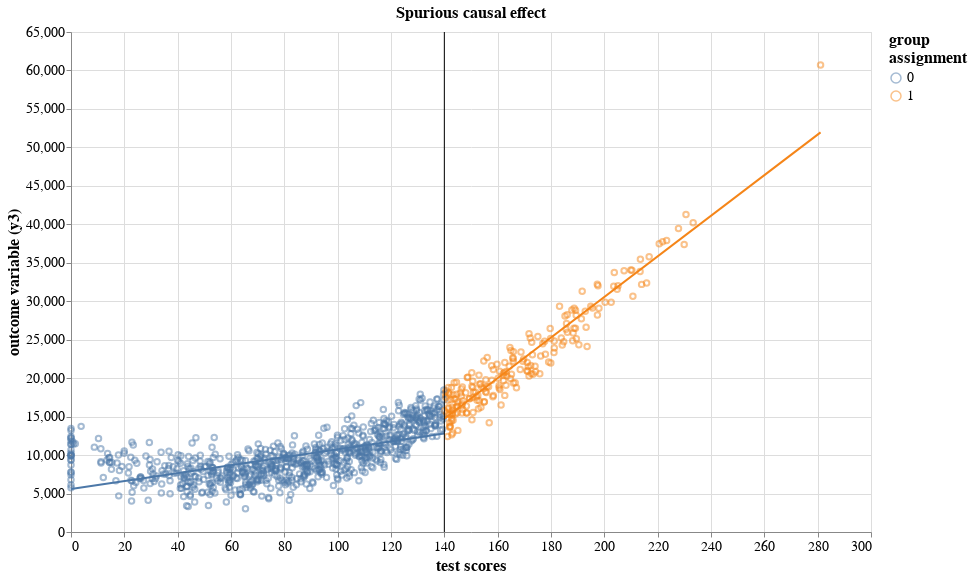

Write notebook code for a chart like this one.
### Code cell
chart = alt.Chart(
    non_lin_scores,
    title="Spurious causal effect"
).mark_point(opacity=.5).encode(
    x = alt.X("x:Q", title = "test scores"),
    y = alt.Y("y3:Q", title = 'outcome variable (y3)'),
    color = alt.Color("D:N",title = ["group","assignment"]),
    tooltip = [
        alt.Tooltip("x:Q", title='score', format='.2f'),
        alt.Tooltip("y3:Q", title='outcome var', format='.2f'),
    ]
).properties(width=800, height=500)

sep_lines = chart + chart.transform_regression("x", "y3", groupby=['D']).mark_line(size=2)

vert_df = pd.DataFrame({
        'x' : [140],
    })
vert = alt.Chart(vert_df).mark_rule(color='black').encode(
    x = 'x:Q',
)

final = alt.layer(sep_lines, vert)
final.configure_title(
    fontSize=16,
).configure_axis(
    titleFontSize=16,
    labelFontSize=14
).configure_legend(
    titleFontSize=16,
    labelFontSize=14
)

### Figure 1 — Vega-Lite specification as saved in the notebook (floating-point values rounded to 4 significant figures; data arrays with more than 128 entries replaced by an {"elided": "..."} marker saying what was removed)
{"config": {"view": {"continuousWidth": 400, "continuousHeight": 300}, "axis": {"labelFontSize": 14, "titleFontSize": 16}, "legend": {"labelFontSize": 14, "titleFontSize": 16}, "title": {"fontSize": 16}}, "layer": [{"layer": [{"mark": {"type": "point", "opacity": 0.5}, "encoding": {"color": {"type": "nominal", "field": "D", "title": ["group", "assignment"]}, "tooltip": [{"type": "quantitative", "field": "x", "format": ".2f", "title": "score"}, {"type": "quantitative", "field": "y3", "format": ".2f", "title": "outcome var"}], "x": {"type": "quantitative", "field": "x", "title": "test scores"}, "y": {"type": "quantitative", "field": "y3", "title": "outcome variable (y3)"}}, "height": 500, "title": "Spurious causal effect", "width": 800}, {"mark": {"type": "line", "size": 2}, "encoding": {"color": {"type": "nominal", "field": "D", "title": ["group", "assignment"]}, "tooltip": [{"type": "quantitative", "field": "x", "format": ".2f", "title": "score"}, {"type": "quantitative", "field": "y3", "format": ".2f", "title": "outcome var"}], "x": {"type": "quantitative", "field": "x", "title": "test scores"}, "y": {"type": "quantitative", "field": "y3", "title": "outcome variable (y3)"}}, "height": 500, "title": "Spurious causal effect", "transform": [{"on": "x", "regression": "y3", "groupby": ["D"]}], "width": 800}], "data": {"name": "data-697a63aa48f5f0b80045c98d8a7ec143"}}, {"data": {"name": "data-64fb9f5aea51066c990d61c664a42d60"}, "mark": {"type": "rule", "color": "black"}, "encoding": {"x": {"type": "quantitative", "field": "x"}}}], "$schema": "https://vega.github.io/schema/vega-lite/v4.8.1.json", "datasets": {"data-697a63aa48f5f0b80045c98d8a7ec143": {"elided": "1000 records"}, "data-64fb9f5aea51066c990d61c664a42d60": [{"x": 140}]}}
